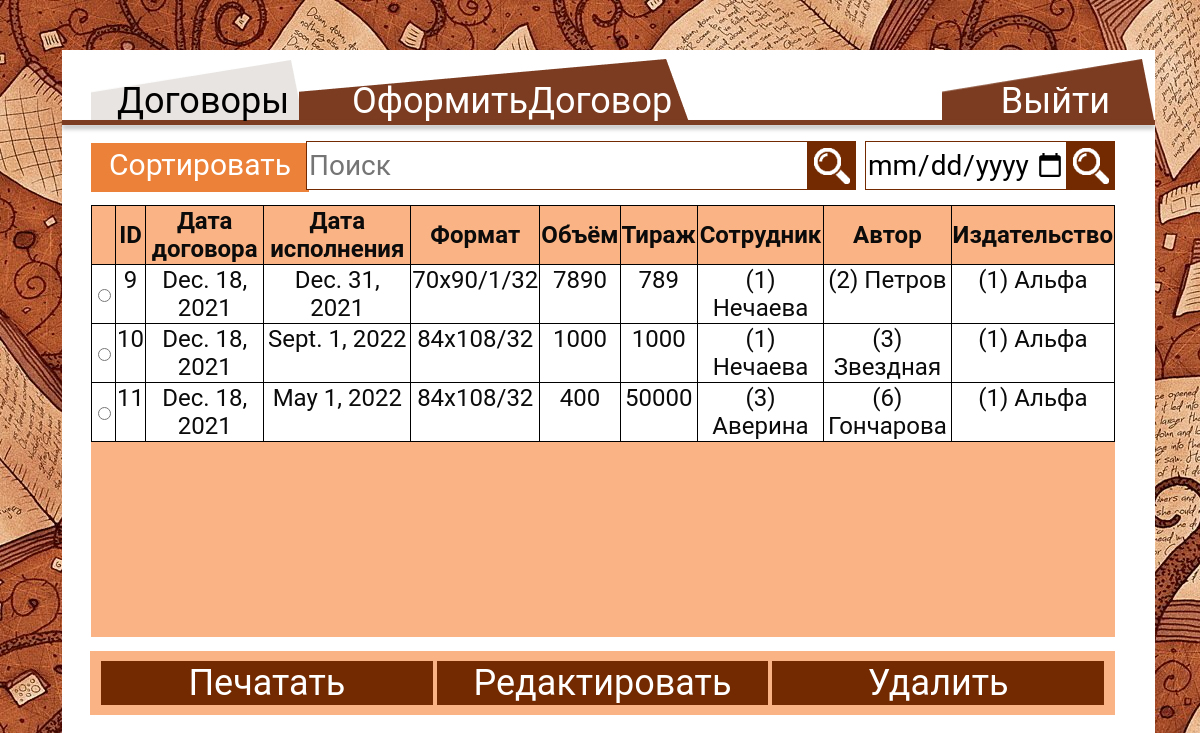
Page /websityContract.html/ on the committed database.
### publishingapp/models.py (models this page shows)
class contract(models.Model):
    contractDate = models.DateField(default=datetime.now, blank=True)
    circulation = models.IntegerField(default=0)
    format = models.CharField(max_length=50)
    volume = models.IntegerField(default=0)
    dateExecution = models.DateField(default=datetime.now, blank=True)
    staff_id = models.ForeignKey(staff, on_delete=models.CASCADE)
    publishing_id = models.ForeignKey(publishing, on_delete=models.CASCADE)
    author_id = models.ForeignKey(author, on_delete=models.CASCADE)

class staff(models.Model):
    surname = models.CharField(max_length=50)
    name = models.CharField(max_length=50)
    patronymic = models.CharField(max_length=50)
    address = models.CharField(max_length=100)
    telephone = models.CharField(max_length=11)
    passport = models.CharField(max_length=10)
    mail = models.CharField(max_length=50)
    login = models.CharField(max_length=30)
    password = models.CharField(max_length=30)
    priority = models.CharField(max_length=1, default='1')

class author(models.Model):
    surname = models.CharField(max_length=50)
    name = models.CharField(max_length=50)
    patronymic = models.CharField(max_length=50)
    address = models.CharField(max_length=100)
    telephone = models.CharField(max_length=11)
    passport = models.CharField(max_length=10)
    mail = models.CharField(max_length=50)

class publishing(models.Model):
    title = models.CharField(max_length=50)
    address = models.CharField(max_length=100)
    telephone = models.CharField(max_length=11)
    mail = models.CharField(max_length=50)

### publishingapp/views.py (the view, shortened to what this page needs)
# urls.py: path('websityContract.html/', Contract.as_view(), name="contract"),
class Contract(View):
    def get(self,request):
        contractss = get_contract()
        context = {
           'contractss': contractss
        }
        return render(request, 'websityContract.html', context=context)

### publishingapp/baza.py (called while the page is built)
def get_contract():
    searchs = contract.objects.filter(dateExecution__gte=datetime.datetime.now().date())
    return searchs
    '''print(datetime.datetime.now().date())
    contracts = contract.objects.filter(Q(dateExecution=datetime.datetime.now().date()))
    return contracts'''

### publishingapp/templates/websityContract.html (shortened to what this page needs)
<!DOCTYPE HTML>
{% load static %}
<html>
	<head>
		<link rel="stylesheet" type="text/css" href="{% static 'css/styleContract.css' %}">
	</head>
	<body>
		<div>
			<div class="a"style="display:inline-block"><a href="../websityContract.html" class="Contract"></a>
			<a href="../websityContract.html"class="ContractText">Договоры</a></div>
			<div class="a1"style="display:inline-block"><a href="../websityFormalizeContract.html" class="formalizeContract"></a>
			<a href="../websityFormalizeContract.html" class="formalizeContractText">ОформитьДоговор</a></div>
			<div class="a2"style="display:inline-block;float:right"><a href="../websity.html" class="Exit" ></a>
			<a href="../websity.html" class="ExitText">Выйти</a></div>
		</div>
		<hr size="5" style="">
		<div class="buttonSortA" style="margin-top:18px;display:inline-block;">
		  <button onclick="myFunction()" class="buttonSort"> Сортировать по</button>
		</div>
		<div style="display:inline-block; float:right">
		<form id="coSe-form" class="coSe-form" action="" method="post">
			<p style="display:inline-block;float:right;vertical-align:top"><input type="text" class="search" name="search" placeholder="Поиск">
			<button type="submit" class="buttonSearch" name="searchButton"><img src="{% static 'img/лупа.png' %}" alt="" style="vertical-align:middle" width= "36px" height= "36px"></button></p>
		</form>
		<form id="coSe-form2" class="coSe-form" action="" method="post">
			<p style="display:inline-block;float:right;vertical-align:top"><input type="date" min="0001-01-01" class="searchDate" name="searchDate" placeholder="Поиск" required>
			<button type="submit" class="buttonSearch" name="searchButtonDate"><img src="{% static 'img/лупа.png' %}" alt="" style="vertical-align:middle" width= "36px" height= "36px"></button></p>
		</form>
		</div>
		<div class="table">
			<form id="staf-form" action="" method="post" >{% csrf_token %}
				<table class="tableContract">
				<tr>
					<th></th>
					<th>ID</th>
					<th>Дата договора</th>
					<th>Дата исполнения</th>
					<th>Формат</th>
					<th>Объём</th>
					<th>Тираж</th>
					<th>Сотрудник</th>
					<th>Автор</th>
					<th>Издательство</th>
			   </tr>
				{% for contract in contractss %}
				{% include 'contractOne.html' %}
				{% endfor %}
			</table>
			<div class="button">
				<a href="../websityPrint.html"><input type="submit" class="buttonStyle buttonPrint" name="print" value="Печатать"></a>
				<a href="../websityChangeContract.html"><input type="submit" class="buttonStyle buttonEdit" name="update" value="Редактировать"></a>
				<input type="submit" class="buttonStyle buttonDelete" name="delete" value="Удалить">
			</div></form>
		</div>
	</body>
</html>

### publishingapp/templates/contractOne.html
{% block content %}
<tr tabindex="0">
	<td><input type="radio" id="check{{ contract.id }}" name="id" value="{{ contract.id }}"/></td>
	<td><label for="check{{ contract.id }}">{{ contract.id }}</label></td>
	<td><label for="check{{ contract.id }}">{{ contract.contractDate }}</label></td>
	<td><label for="check{{ contract.id }}">{{ contract.dateExecution }}</label></td>
	<td><label for="check{{ contract.id }}">{{ contract.format }}</label></td>
	<td><label for="check{{ contract.id }}">{{ contract.volume }}</label></td>
	<td><label for="check{{ contract.id }}">{{ contract.circulation }}</label></td>
	<td><label for="check{{ contract.id }}">({{ contract.staff_id.id }}) {{ contract.staff_id.surname }}</label></td>
	<td><label for="check{{ contract.id }}">({{ contract.author_id.id }}) {{ contract.author_id.surname }}</label></td>
	<td><label for="check{{ contract.id }}">({{ contract.publishing_id.id }}) {{ contract.publishing_id.title }}</label></td>
</tr>
{% endblock %}

### publishingapp/static/css/styleContract.css (style rules this page uses)
html { background-image: url(../img/Фон.png); }
body { position: absolute; left: 54px; right: 37px; top: 42px; bottom: 35px; background: #FFFFFF; }
hr { position: relative; border-color:rgba(0, 0, 0, 0); background:#7C3C21; box-shadow: 0px 4px 4px rgba(0, 0, 0, 0.25); margin:0; }
.Contract { position: relative; width: 213px; height: 65.5px; left: 29px; top: 9px; background:url(../img/ДоговорПрямоугольник.png); display: inline-block; }
.formalizeContract { position: relative; width: 391px; height: 66px; left: 20px; top: 9px; background:url(../img/ОформитьДоговорПрямоугольник.png); display: inline-block; }
.Exit { position: relative; width: 213px; height: 65.5px; top: 9px; float:right; background:url(../img/ВыйтиПрямоугольник.png); display: inline-block; }
.ContractText { color: #000; border-radius: 2px; position: absolute; left: 55px; top:30px; font-size: 18px; z-index:100; font-family: Roboto; font-style: normal; font-weight: normal; font-size: 36px; line-height: 42px; text-align: center; }
.formalizeContractText { color: #fff; border-radius: 2px; position: absolute; left: 290px; top:30px; font-size: 18px; z-index:100; font-family: Roboto; font-style: normal; font-weight: normal; font-size: 36px; line-height: 42px; text-align: center; }
.ExitText { color: #fff; border-radius: 2px; position: absolute; float:right; right:45px; top:30px; font-size: 18px; z-index:100; font-family: Roboto; font-style: normal; font-weight: normal; font-size: 36px; line-height: 42px; text-align: center; }
a { text-decoration: none; }
.buttonSort { position: relative; border:0; height: 49px; width: 218px; margin-left: 29px; background: #EC823A; display: inline-block; font-family: Roboto; font-style: normal; font-weight: normal; font-size: 30px; line-height: 42px; text-align: center; color: #FFFFFF; }
.search { position: relative; width: 502px; height: 49px; right:35px; background: #FFFFFF; border: 1px solid #742A00; box-sizing: border-box; font-family: Roboto; font-style: normal; font-weight: normal; font-size: 28px; line-height: 33px; color: #000000; margin-left:0; }
.searchDate { position: relative; width: 202px; height: 49px; right:35px; background: #FFFFFF; border: 1px solid #742A00; box-sizing: border-box; font-family: Roboto; font-style: normal; font-weight: normal; font-size: 28px; line-height: 33px; color: #000000; margin-left:0; }
.buttonSearch { position: relative; width: 49px; height: 49px; border:0; vertical-align:top; right:40px; background: #742A00; }
.table { position: absolute; left: 29px; right: 40px; top: 155px; bottom: 120px; z-index:999; background: #F9B384; overflow:auto; }
.tableContract { width:100%; border-collapse:collapse; border:1px solid black; font-family: Roboto; font-style: normal; font-weight: normal; font-size: 24px; line-height: 28px; text-align: center; color: #0B0B0B; background:#fff; }
.tableContract tr { height: 52px; border:1px solid black; }
.tableContract th { background: #F9B384; border:1px solid black; }
.tableContract td { height: 52px; border:1px solid black; }
.buttonStyle { bottom:0; background: #742A00; border:0; font-family: Roboto; font-style: normal; font-weight: normal; font-size: 36px; line-height: 42px; text-align: right; color: #FFFFFF; display: inline-block; width: 33%; text-align: center; }
.button { position: fixed; left: 90px; bottom: 85px; padding: 10px; background: #39b54a; right:85px; text-align: center; background: #F9B384; }
label { display:block; height:100%; }
.coSe-form { display:inline-block; }

### rows in the picture
contract: id "9", contractDate "Dec. 18, 2021", dateExecution "Dec. 31, 2021", format "70x90/1/32", volume "7890", circulation "789", staff_id.id "1", staff_id.surname "Нечаева", author_id.id "2", author_id.surname "Петров", publishing_id.id "1", publishing_id "Альфа"
contract: id "10", contractDate "Dec. 18, 2021", dateExecution "Sept. 1, 2022", format "84x108/32", volume "1000", circulation "1000", staff_id.id "1", staff_id.surname "Нечаева", author_id.id "3", author_id.surname "Звездная", publishing_id.id "1", publishing_id "Альфа"
contract: id "11", contractDate "Dec. 18, 2021", dateExecution "May 1, 2022", format "84x108/32", volume "400", circulation "50000", staff_id.id "3", staff_id.surname "Аверина", author_id.id "6", author_id.surname "Гончарова", publishing_id.id "1", publishing_id "Альфа"
